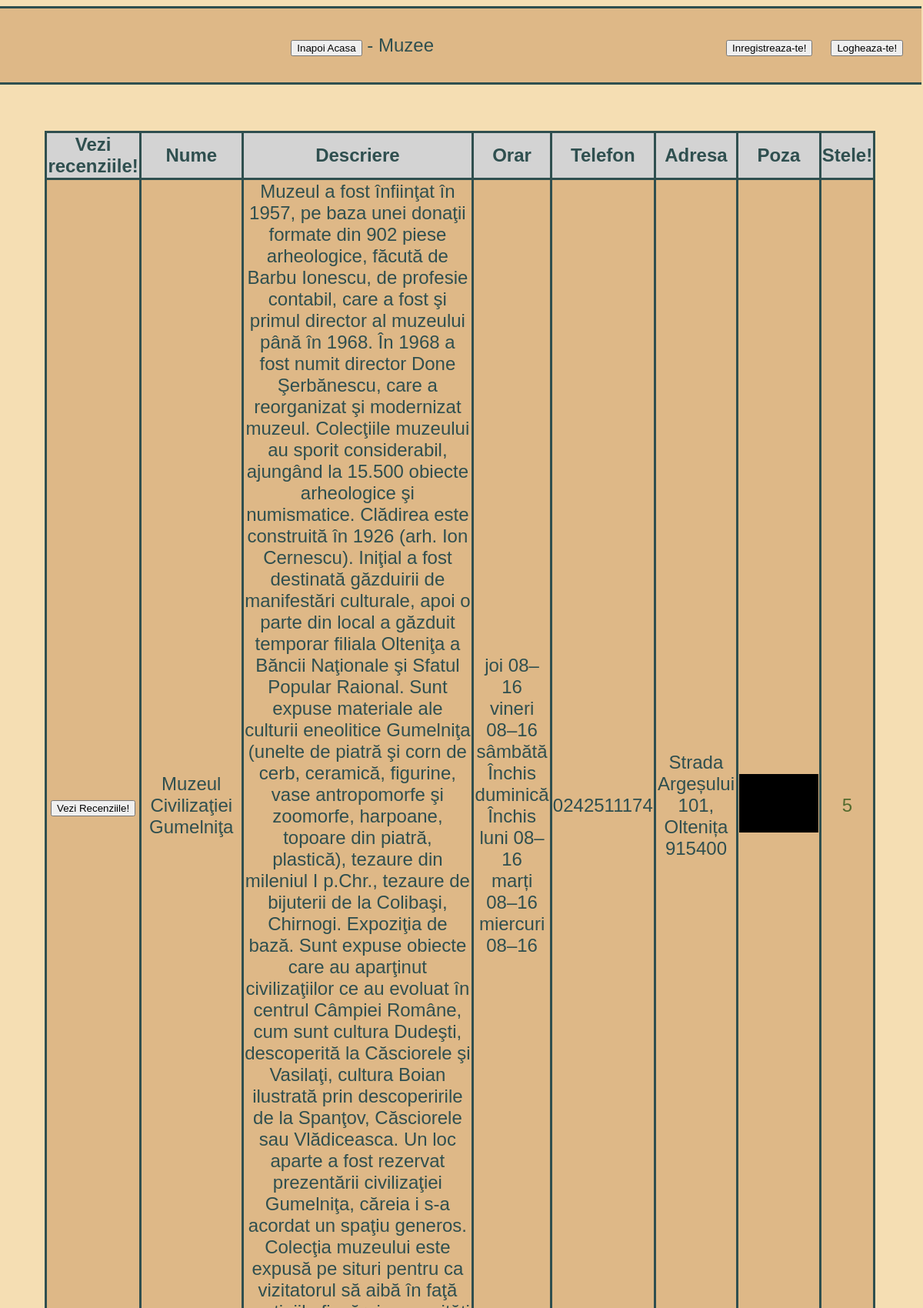
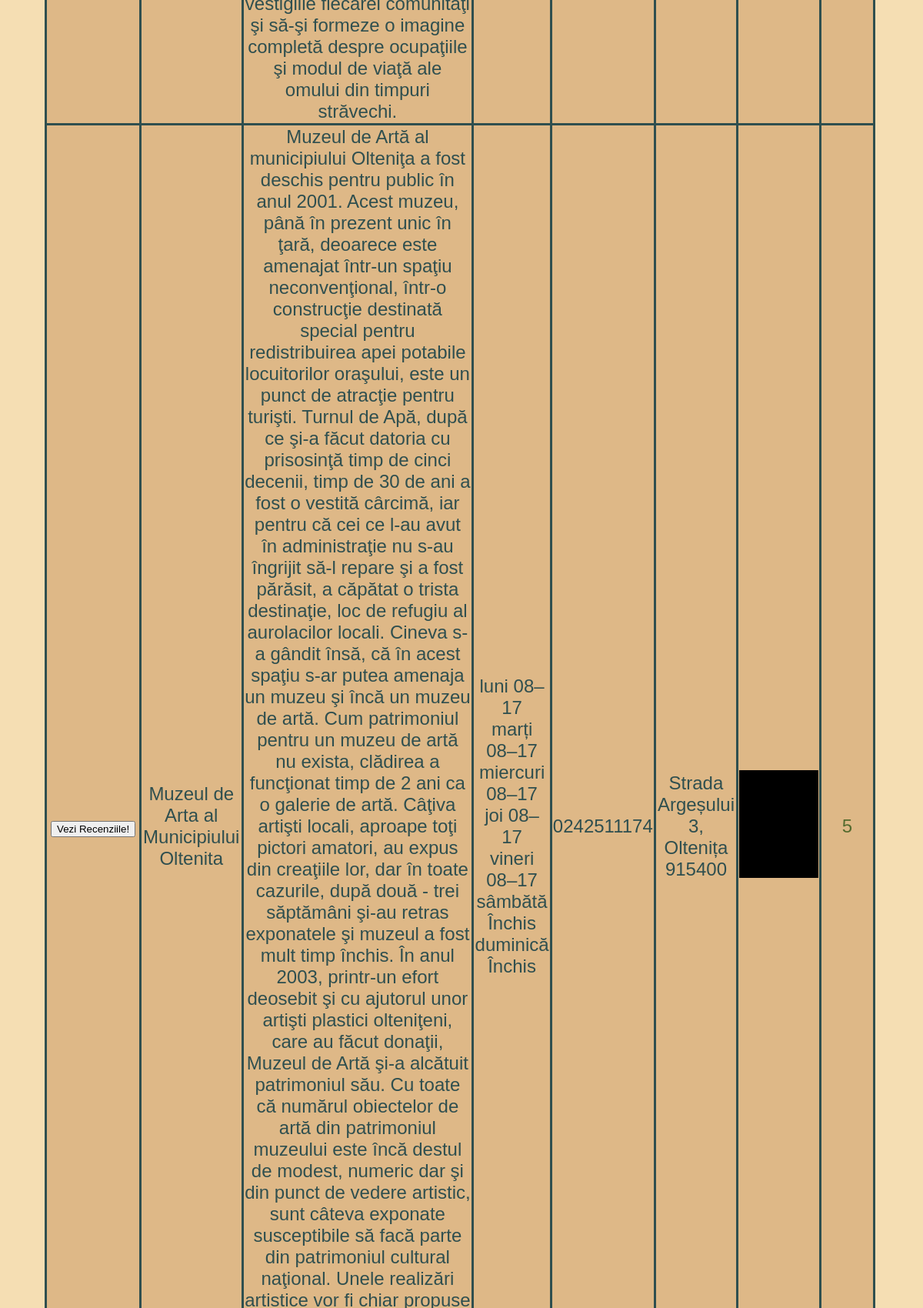
Page /muzee.php (upper part) on the committed database (2 pictures, top to bottom).
### tables this page shows
CREATE TABLE `muzee` (
  `idMuzeu` int(10) UNSIGNED NOT NULL,
  `nume` varchar(50) NOT NULL,
  `poza` varchar(20) NOT NULL,
  `adresa` tinytext NOT NULL,
  `telefon` varchar(10) NOT NULL,
  `orar` text NOT NULL,
  `descriere` text NOT NULL
);

### muzee.php (the view, shortened to what this page needs)
<!DOCTYPE html>
<html>
<head>
<link rel="stylesheet" type="text/css" href="main.css">
<?php
$mysqli = new mysqli('localhost','root','','oltenita');
$sql="SELECT * FROM muzee";
$rs=$mysqli->query($sql);
?>
</head>
<header>
	<a href="index.php"><input type="button" value="Inapoi Acasa"></a> - Muzee
	<?php
	if(isset($_SESSION['login'])&&$_SESSION['login']=='logged'&&isset($_SESSION['username'])&&!($_SESSION['username']==''))
	{
	?>
	<div class="divright" style="margin-right:3%">
	<form action="" method="post">
	<input name="elog" id="elog" type="hidden" value="0">
	<a href="register.php"><input type="submit" value="Deconecteaza-te!"></a>
	</form>
	<?php
	if(isset($_POST['elog']))
	{
		session_start();
		session_destroy();
		header('Location: index.php');
	}
	?>
	</div>
	<div class="divright" style="margin-right:2%"><?php echo $_SESSION['username']?></div>
	<?php
	}
	else
	{
	?>
	<div class="divright" style="margin-right:2%"><a href="login.php"><input type="button" value="Logheaza-te!"></a></div>
	<div class="divright" style="margin-right:2%"><a href="register.php"><input type="button" value="Inregistreaza-te!"></a></div>
	<?php
	}
	?>
</header>
<body>
	<table style="width:90%" class="center">
		<thead>
			<tr>
				<th>Vezi recenziile!</th>
				<th>Nume</th>
				<th>Descriere</th>
				<th>Orar</th>
				<th>Telefon</th>
				<th>Adresa</th>
				<th>Poza</th>
				<th>Stele!</th>
			</tr>
		</thead>
		<tbody>
			<?php
				while($row=$rs->fetch_assoc()){
			?>
				<tr>
					<td>
						<form action="" method="post">
							<input type="submit" value="Vezi Recenziile!">
						</form>
					</td>
					<td><?php echo $row['nume'];?></td>
					<td><?php echo $row['descriere'];?></td>
					<td><?php echo $row['orar'];?></td>
					<td><?php echo $row['telefon'];?></td>
					<td><?php echo $row['adresa'];?></td>
					<td style="width:10%;"><img class="tabelprezentare" src="imagini/muzee/<?php echo $row['poza'];?>"></td>
					<td><?php $sql2="SELECT * FROM `recenziimuzee` WHERE idInstitutie='".$row['idMuzeu']."';";
						$rs2=$mysqli->query($sql2);
						$rez=0;
						$medie=0;
						while($row2=$rs2->fetch_assoc()){
						$rez=$rez+$row2['stele'];
						$medie++;
						}
						if(!($medie==0)){
							?><span style="color:FireBrick !important;"><?php echo round($rez/$medie); ?></span><?php
							?><span style="color:GoldenRod!important;"><?php echo round($rez/$medie); ?></span><?php
							if(($rez/$medie>3.5)&&($rez/$medie<=5)){
							?><span style="color:DarkOliveGreen !important;"><?php echo round($rez/$medie); ?></span><?php
										}
							}
						else {?><span style="color:brown!important;"><?php echo 'Nu exista recenzii pentru aceasta institutie!'; ?></span><?php
										}
						?> </td>
				</tr>
			<?php
				}
			?>
		</tbody>
	</table>
</body>
</html>

### main.css (style rules this page uses)
body { width:100%; background-color:Wheat ; color:DarkSlateGrey; font-family:helvetica; font-size:150%; overflow-x: hidden; margin-left:-0.15%; }
header { background-color:burlywood; width:100%; text-align:center; line-height:400%; margin-bottom:5%; border-bottom: solid DarkSlateGrey; border-top: solid DarkSlateGrey; }
.divright { float:right; }
.center { margin-left:auto; margin-right:auto; }
table { border-collapse:collapse; border: solid DarkSlateGrey; }
tr { border: solid DarkSlateGrey; }
th { background-color:lightgrey; border: solid DarkSlateGrey; }
td { background-color:burlywood; border: solid DarkSlateGrey; }
a:link { color:DarkSlateGrey !important; text-decoration:none !important; }
.tabelprezentare { max-width:100%; max-height:100%; }

### muzee.php (style rules this page uses)
td { text-align:center; }

### rows in the picture
muzee: nume "Muzeul Civilizaţiei Gumelniţa", descriere "Muzeul a fost înfiinţat în 1957, pe baza unei donaţii formate din 902 piese arheologice, făcută de Barbu Ionescu, de profesie contabil, care a fost şi primul director al muzeului până în 1968. În 1968 a fost numit director Done Şerbănescu, care a reorganizat şi modernizat muzeul. Colecţiile muzeului au sporit considerabil, ajungând la 15.500 obiecte arheologice şi numismatice. Clădirea este construită în 1926 (arh. Ion Cernescu). Iniţial a fost destinată găzduirii de manifestări culturale, apoi o parte din local a găzduit temporar filiala Olteniţa a Băncii Naţionale şi Sfatul Popular Raional. Sunt expuse materiale ale culturii eneolitice Gumelniţa (unelte de piatră şi corn de cerb,…", orar "joi 08–16 vineri 08–16 sâmbătă Închis duminică Închis luni 08–16 marți 08–16 miercuri 08–16", telefon "0242511174", adresa "Strada Argeșului 101, Oltenița 915400", poza (picture), medie "5"
muzee: nume "Muzeul de Arta al Municipiului Oltenita", orar "luni 08–17 marți 08–17 miercuri 08–17 joi 08–17 vineri 08–17 sâmbătă Închis duminică Închis", telefon "0242511174", adresa "Strada Argeșului 3, Oltenița 915400", poza (picture), medie "5"
